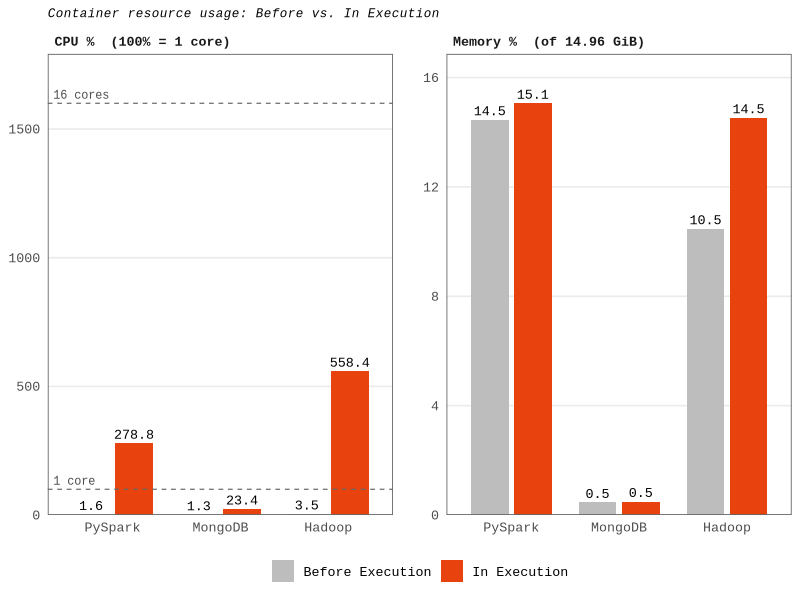

Here is the R script that generated this plot:
library(ggplot2)
library(dplyr)
library(tidyr)
library(tibble)

N_CORES <- 16  # from `nproc` linux command hehe

# Before Execution = base_stats (idle); In Execution = each framework's own scenario only
stats <- tribble(
  ~framework, ~state,             ~cpu,   ~mem,
  "PySpark",  "Before Execution",   1.56, 14.46,
  "PySpark",  "In Execution",     278.83, 15.06,
  "MongoDB",  "Before Execution",   1.30,  0.46,
  "MongoDB",  "In Execution",      23.44,  0.49,
  "Hadoop",   "Before Execution",   3.48, 10.47,
  "Hadoop",   "In Execution",     558.35, 14.53
) %>%
  mutate(framework = factor(framework, levels = c("PySpark", "MongoDB", "Hadoop")),
         state = factor(state, levels = c("Before Execution", "In Execution")))

long <- stats %>%
  pivot_longer(c(cpu, mem), names_to = "metric", values_to = "value") %>%
  mutate(metric = factor(metric, levels = c("cpu", "mem"),
                         labels = c("CPU %  (100% = 1 core)", "Memory %  (of 14.96 GiB)")))

# Reference lines only on the CPU panel
cpu_panel <- factor("CPU %  (100% = 1 core)", levels = levels(long$metric))
core_lines <- tibble(metric = cpu_panel,
                     y = c(100, N_CORES * 100),
                     label = c("1 core", paste0(N_CORES, " cores")))

p <- ggplot(long, aes(x = framework, y = value, fill = state)) +
  geom_col(position = position_dodge(width = 0.8), width = 0.7) +
  geom_hline(data = core_lines, aes(yintercept = y),
             linetype = "dashed", colour = "grey40", linewidth = 0.4) +
  geom_text(data = core_lines, aes(x = 0.45, y = y, label = label),
            inherit.aes = FALSE, hjust = 0, vjust = -0.5,
            size = 3, colour = "grey30", family = "Courier New") +
  geom_text(aes(label = round(value, 1)),
            position = position_dodge(width = 0.8),
            vjust = -0.5, size = 3.4, family = "Courier New") +
  facet_wrap(~ metric, scales = "free_y") +
  scale_fill_manual(values = c("Before Execution" = "#BDBDBD", "In Execution" = "#E8420F")) +
  scale_y_continuous(expand = expansion(mult = c(0, 0.12))) +
  
  labs(title = "Container resource usage: Before vs. In Execution",
       x = NULL, y = NULL, fill = NULL) +
  theme_minimal(base_size = 12, base_family = "Courier New") +
  theme(legend.position = "bottom",
        plot.title = element_text(face = "italic", size = 9),
        strip.text = element_text(face = "bold", hjust = 0),
        panel.grid.major.x = element_blank(),
        panel.grid.minor = element_blank(),
        panel.border = element_rect(colour = "grey40", fill = NA, linewidth = 0.6),
        panel.spacing.x = unit(1.5, "lines"))

print(p)
